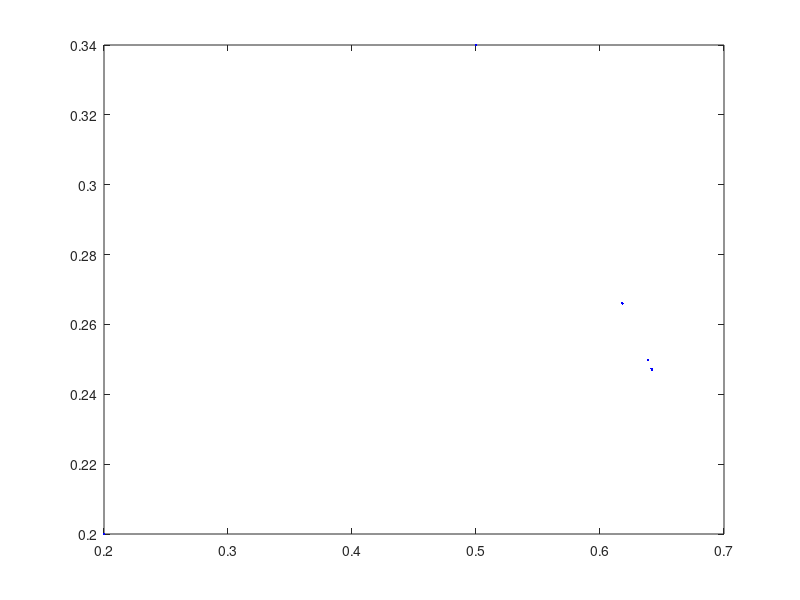

Reproduce this figure in MATLAB.
P = [0.7 0.6 0.4;0.2 0.3 0.4;0.1 0.1 0.2];
v = [0.2;0.2;0.6];
blah = [];
for i = 1:10000
    blah = [blah v];
    v = P*v;
end
plot(blah(1,:),blah(2,:),'b.');
